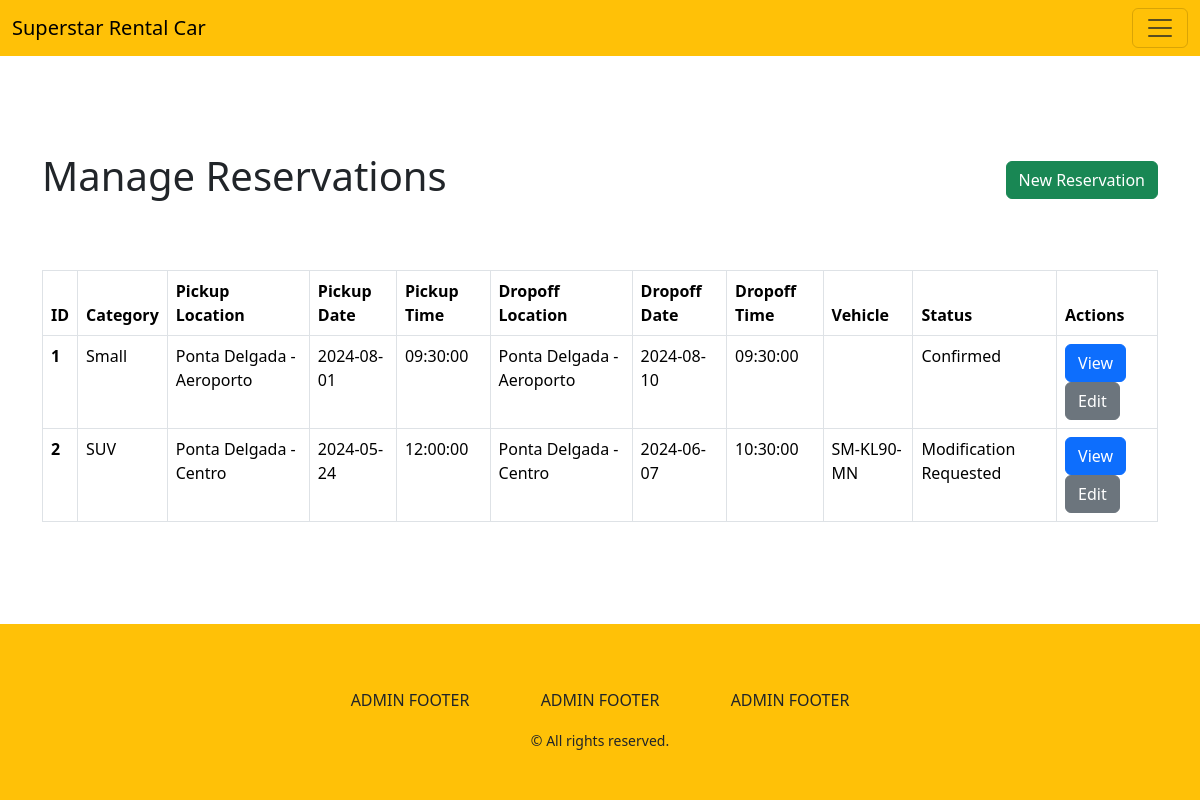
The app's page /project/src/html/admin/reservations.php (signed in), older data.
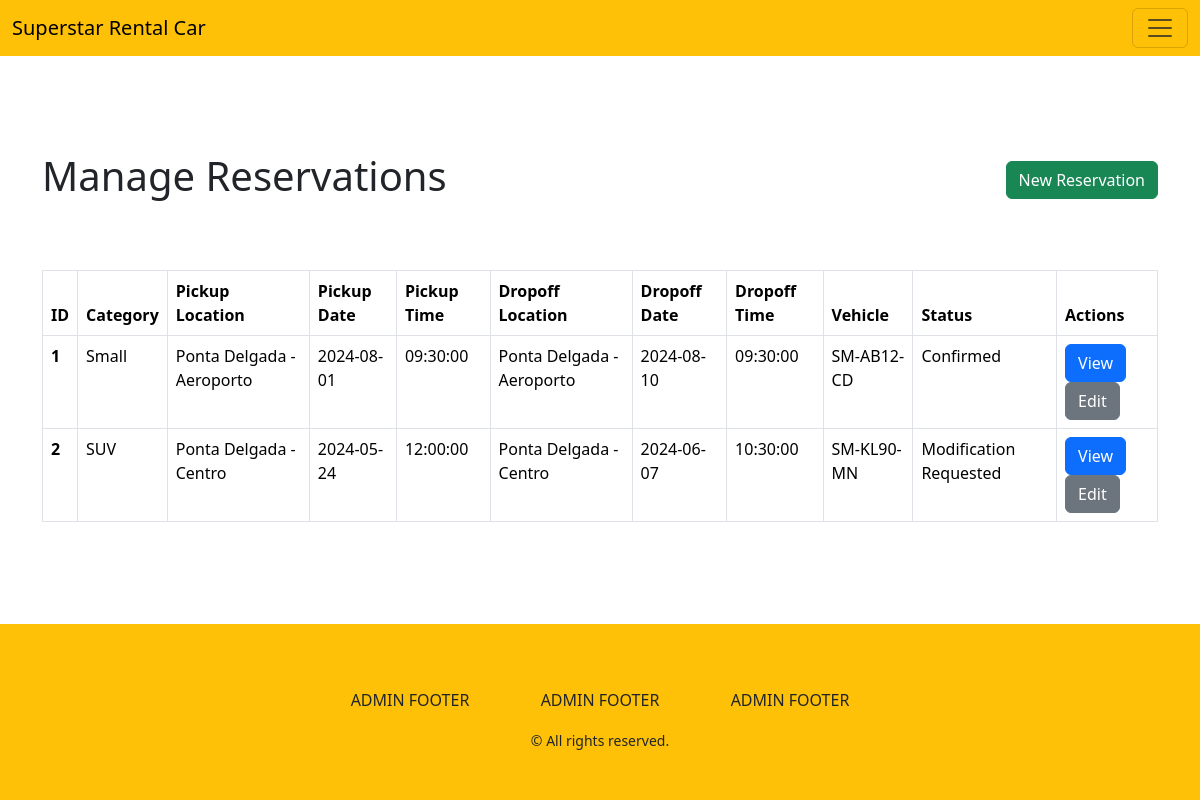
The same page, newer data.
### tables this page shows
CREATE TABLE IF NOT EXISTS revision (
    id INT UNSIGNED NOT NULL AUTO_INCREMENT,
    category_id INT UNSIGNED NOT NULL,
    customer_id INT UNSIGNED NOT NULL,
    status_id INT UNSIGNED NOT NULL,
    pickupLocation_id INT UNSIGNED NOT NULL,
    dropoffLocation_id INT UNSIGNED NOT NULL,
    pickupDate DATE NOT NULL,
    dropoffDate DATE NOT NULL,
    pickupTime TIME NOT NULL,
    dropoffTime TIME NOT NULL,
    totalPrice DECIMAL(6,2) NOT NULL,
     
    vehicle_id INT UNSIGNED NOT NULL,
    submittedByUser_id INT UNSIGNED,
    submittedTimestamp TIMESTAMP NOT NULL DEFAULT CURRENT_TIMESTAMP,

     
    effectivePickupDate DATE,
    effectivePickupTime TIME,
    effectivePickupLocation_id INT UNSIGNED,
    givenByUser_id INT UNSIGNED,

     
    effectiveDropoffDate DATE,
    effectiveDropoffTime TIME,
    effectiveDropoffLocation_id INT UNSIGNED,
    collectedByUser_id INT UNSIGNED,
    
    billingAddress_id INT UNSIGNED NOT NULL,
    creditCard_id INT UNSIGNED NOT NULL,
    reservation_id INT UNSIGNED NOT NULL,
    PRIMARY KEY (id),
    CONSTRAINT fk_revision_category
        FOREIGN KEY (category_id)
        REFERENCES category(id),
    CONSTRAINT fk_revision_customer
        FOREIGN KEY (customer_id)
        REFERENCES customer(id),
    CONSTRAINT fk_revision_status
        FOREIGN KEY (status_id)
        REFERENCES status(id),
    CONSTRAINT fk_revision_pickupLocation
        FOREIGN KEY (pickupLocation_id)
        REFERENCES location(id),
    CONSTRAINT fk_revision_dropoffLocation
        FOREIGN KEY (dropoffLocation_id)
        REFERENCES location(id),
    CONSTRAINT fk_revision_vehicle
        FOREIGN KEY (vehicle_id)
        REFERENCES vehicle(id),
    CONSTRAINT fk_revision_user
        FOREIGN KEY (submittedByUser_id)
        REFERENCES user(id),
    CONSTRAINT fk_revision_effectivePickupLocation
        FOREIGN KEY (effectivePickupLocation_id)
        REFERENCES location(id),
    CONSTRAINT fk_revision_effectiveDropoffLocation
        FOREIGN KEY (effectiveDropoffLocation_id)
        REFERENCES location(id),
    CONSTRAINT fk_revision_collectedByUser
        FOREIGN KEY (collectedByUser_id)
        REFERENCES user(id),
    CONSTRAINT fk_revision_givenByUser
        FOREIGN KEY (givenByUser_id)
        REFERENCES user(id),
    CONSTRAINT fk_revision_billingAddress
        FOREIGN KEY (billingAddress_id)
        REFERENCES address(id),
    CONSTRAINT fk_revision_creditCard
        FOREIGN KEY (creditCard_id)
        REFERENCES creditCard(id),
    CONSTRAINT fk_revision_reservation
        FOREIGN KEY (reservation_id)
        REFERENCES reservation(id)
);

CREATE TABLE IF NOT EXISTS reservation (
    id INT UNSIGNED NOT NULL AUTO_INCREMENT,
    ownerUser_id INT UNSIGNED,
    PRIMARY KEY (id),
    CONSTRAINT fk_reservation_user
        FOREIGN KEY (ownerUser_id)
        REFERENCES user(id)
);

CREATE TABLE IF NOT EXISTS category (
    id INT UNSIGNED NOT NULL AUTO_INCREMENT PRIMARY KEY,
    name VARCHAR(45) NOT NULL,
    description VARCHAR(90) NOT NULL,
    dailyRate DECIMAL(5,2) NOT NULL,
    isArchived BOOLEAN NOT NULL DEFAULT FALSE
);

CREATE TABLE location (
    id INT UNSIGNED NOT NULL AUTO_INCREMENT,
    name VARCHAR(90) NOT NULL,
    address_id INT UNSIGNED NOT NULL,
    island_id INT UNSIGNED NOT NULL,
    isArchived BOOLEAN NOT NULL DEFAULT FALSE,
    PRIMARY KEY (id),
    CONSTRAINT fk_location_address
        FOREIGN KEY (address_id)
        REFERENCES address(id),
    CONSTRAINT fk_location_island
        FOREIGN KEY (island_id)
        REFERENCES island(id)
);

CREATE TABLE IF NOT EXISTS status (
    id INT UNSIGNED NOT NULL AUTO_INCREMENT,
    statusName VARCHAR(45) NOT NULL,
    PRIMARY KEY (id)
);

CREATE TABLE IF NOT EXISTS vehicle (
    id INT UNSIGNED NOT NULL AUTO_INCREMENT,
    plate VARCHAR(15) NOT NULL,
    category_id INT UNSIGNED,
    rentable BOOLEAN NOT NULL,
    island_id INT UNSIGNED NOT NULL,
    isArchived BOOLEAN NOT NULL DEFAULT FALSE,
    PRIMARY KEY (id),
    CONSTRAINT fk_vehicle_category
        FOREIGN KEY (category_id)
        REFERENCES category(id),
    CONSTRAINT fk_vehicle_island
        FOREIGN KEY (island_id)
        REFERENCES island(id),
    CONSTRAINT UNIQUE (plate)
);

### project/lib/RentACar/MyConnect.php (called while the page is built, shortened)
<?php
class MyConnect
{
    protected $connection;
    private static $instance = null;
    private function __construct()
    {
        $config = parse_ini_file('db.ini');
        $dbh = "mysql:host={$config['DBHOST']};dbname={$config['DBNAME']}";
        try {
            $this->connection = new \PDO($dbh, $config['DBUSER'], $config['DBPASS']);
            $this->connection->setAttribute(\PDO::ATTR_ERRMODE, \PDO::ERRMODE_EXCEPTION);
            $result = $this->connection->query('SELECT 1');
        } catch (\PDOException $e) {
            throw new \PDOException($e->getMessage(), (int)$e->getCode());
        }
    }
    public static function getInstance(): self
    {
        if (self::$instance == null) {
            self::$instance = new MyConnect();
        }
        return self::$instance;
    }
    public function query(string $sql)
    {
        return $this->connection->query($sql);
    }
}

### project/lib/RentACar/DBModel.php (called while the page is built, shortened)
<?php
trait DBModel
{
    protected ?int $id = null;
    public function getId(): int
    {
        return $this->id;
    }
    public static function find(int $id, string $tableName = ''): self
    {
        $connection = MyConnect::getInstance()->getConnection();
        $sql = "SELECT * FROM " . $tableName . " WHERE id = ?";
        $stmt = $connection->prepare($sql);
        $stmt->execute([$id]);
        $result = $stmt->fetchObject(static::class);
        return $result;
    }
    public function loadRelation(string $relationName, string $tableName = ''): self
    {
        if ($tableName === '') {
            $tableName = $relationName;
        }
        $className = 'RentACar\\' . self::snakeToCamel($tableName);
        $this->{$relationName} = $className::find($this->{$relationName . '_id'}, $tableName);
        return $this;
    }
    public static function rawSQL(string $sql): \PDOStatement
    {
        $connection = MyConnect::getInstance();
        return $connection->query($sql);
    }
    public static function snakeToCamel($string, $capitalizeFirstCharacter = true): string
    {
        $str = str_replace(' ', '', ucwords(str_replace('_', ' ', $string)));
        return $str;
    }
}

### project/lib/RentACar/Revision.php (called while the page is built, shortened)
<?php
class Revision {
    protected ?string $pickupDate = null;
    protected ?string $dropoffDate = null;
    protected ?string $pickupTime = null;
    protected ?string $dropoffTime = null;
    protected ?int $vehicle_id = null;
    protected ?Reservation $reservation = null;
    protected ?Category $category = null;
    protected ?Status $status = null;
    protected ?Location $pickupLocation = null;
    protected ?Location $dropoffLocation = null;
    protected ?Vehicle $vehicle = null;
    public function getPickupDate(): string
    {
        return $this->pickupDate;
    }
    public function getDropoffDate(): string
    {
        return $this->dropoffDate;
    }
    public function getPickupTime(): string
    {
        return $this->pickupTime;
    }
    public function getDropoffTime(): string
    {
        return $this->dropoffTime;
    }
    public function getCategory(): Category
    {
        return $this->category;
    }
    public function getStatus(): Status
    {
        return $this->status;
    }
    public function getPickupLocation(): Location
    {
        return $this->pickupLocation;
    }
    public function getDropoffLocation(): Location
    {
        return $this->dropoffLocation;
    }
    public function getVehicle(): ?Vehicle
    {
        return $this->vehicle;
    }
    public function getReservation(): Reservation
    {
        return $this->reservation;
    }
    public function loadStatus(): self
    {
        try {
            $this->loadRelation('status');
        } catch(e) {
        }
        return $this;
    }
    public function loadCategory(): self
    {
        try {
            $this->loadRelation('category');
        } catch(e) {
        }
        return $this;
    }
    public function loadReservation(): self
    {
        try {
            $this->loadRelation('reservation');
        } catch(e) {
        }
        return $this;
    }
    public function loadPickupLocation(): self
    {
        try {
            $this->loadRelation('pickupLocation', 'location');
        } catch(e) {
        }
        return $this;
    }
    public function loadDropoffLocation(): self
    {
        try {
            $this->loadRelation('dropoffLocation', 'location');
        } catch(e) {
        }
        return $this;
    }
    public function loadVehicle(): self
    {
        try {
            if ($this->vehicle_id !== null) {
                $this->loadRelation('vehicle');
            }
        } catch(e) {
        }
        return $this;
    }
    public static function fetchAllLatestRevisions(): array
    {
        try {
            $revisions = [];
            $stmt = Revision::rawSQL("
                SELECT revision.* FROM revision
                LEFT OUTER JOIN (
                    SELECT reservation_id, max(submittedTimestamp) as maxSubmittedTimestamp
                        FROM revision
                        GROUP BY reservation_id
                ) latestRevision
                ON revision.reservation_id = latestRevision.reservation_id
                WHERE revision.submittedTimestamp = latestRevision.maxSubmittedTimestamp;
            ");
            while($row = $stmt->fetchObject(Revision::class)) {
                $revisions[] = $row;
            }
        } catch(e) {
        }
        return $revisions;
    }
}

### project/lib/RentACar/Category.php (called while the page is built, shortened)
<?php
class Category {
    protected ?string $name = null;
    public function getName(): ?string
    {
        return $this->name;
    }
}

### project/lib/RentACar/Location.php (called while the page is built, shortened)
<?php
class Location {
    protected ?string $name = null;
    public function getName()
    {
        return $this->name;
    }
}

### project/lib/RentACar/Status.php (called while the page is built, shortened)
<?php
class Status {
    protected ?string $statusName;
    public function getStatusName(): string
    {
        return $this->statusName;
    }
}

### project/lib/RentACar/Vehicle.php (called while the page is built, shortened)
<?php
class Vehicle {
    protected ?string $plate = null;
    public function getPlate(): string
    {
        return $this->plate;
    }
}

### project/src/html/admin/reservations.php (the view, shortened to what this page needs)
<?php
require_once $_SERVER['DOCUMENT_ROOT'] . '/src/html/components/header.php';
echo getHeader();
?>
<body>
    <?php include $_SERVER['DOCUMENT_ROOT'] . '/src/html/components/navbar.inc.php'; ?>
    <div class="container mt-5">
        <div class="d-flex flex-wrap justify-content-between align-items-center pt-5 mb-4">
            <h1>Manage Reservations</h1>
            <a class="btn btn-success" href="/src/html/admin/reservationNew.php">New Reservation</a>
        </div>
    </div>
    <div class="container">
        <div class="table-responsive">
            <table class="table table-bordered">
                <thead>
                    <tr>
                        <th>ID</th>
                        <th>Category</th>
                        <th>Pickup Location</th>
                        <th>Pickup Date</th>
                        <th>Pickup Time</th>
                        <th>Dropoff Location</th>
                        <th>Dropoff Date</th>
                        <th>Dropoff Time</th>
                        <th>Vehicle</th>
                        <th>Status</th>
                        <th>Actions</th>
                    </tr>
                </thead>
                <tbody>
                    <?php $revisions = Revision::fetchAllLatestRevisions();
                    foreach ($revisions as $revision) {
                        $revision->loadCategory();
                        $revision->loadReservation();
                        $revision->loadVehicle();
                        $revision->loadPickupLocation();
                        $revision->loadDropoffLocation();
                        $reservationId = $revision->getReservation()->getId();
                    ?>
                        <tr>
                            <th><?php echo $reservationId; ?></th>
                            <td><?php echo $revision->getCategory()->getName(); ?></td>
                            <td><?php echo $revision->getPickupLocation()->getName(); ?></td>
                            <td><?php echo $revision->getPickupDate(); ?></td>
                            <td><?php echo $revision->getPickupTime(); ?></td>
                            <td><?php echo $revision->getDropoffLocation()->getName(); ?></td>
                            <td><?php echo $revision->getDropoffDate(); ?></td>
                            <td><?php echo $revision->getDropoffTime(); ?></td>
                            <td><?php echo $revision->getVehicle() === null ? null : $revision->getVehicle()->getPlate() ?></td>
                            <td><?php echo $revision->loadStatus()->getStatus()->getStatusName(); ?></td>
                            <td>
                                <a href="/src/html/admin/reservationView.php?reservationId=<?php echo $reservationId; ?>" class="btn btn-primary">View</a>
                                <a href="/src/html/admin/reservationEdit.php?reservationId=<?php echo $reservationId; ?>" class="btn btn-secondary">Edit</a>
                            </td>
                        </tr>
                    <?php } ?>
                </tbody>
            </table>
        </div>
    </div>
    <?php include '../components/footer.inc.php'; ?>
</body>
</html>

### project/src/html/components/header.php (shortened to what this page needs)
<?php
function getHeader() {
$html = '<!DOCTYPE html>
<html lang="en">
<head>
    <meta charset="UTF-8">
    <meta name="viewport" content="width=device-width, initial-scale=1.0">
    <title>Superstar Rental A Car</title>
    <link rel="stylesheet" href="/src/css/style.css">
    <link rel="shortcut icon" href="/img/car.png" type="image/x-icon">
    <link href="https://cdn.jsdelivr.net/npm/bootstrap@5.3.3/dist/css/bootstrap.min.css" rel="stylesheet"
>
    <script src="https://cdn.jsdelivr.net/npm/bootstrap@5.3.3/dist/js/bootstrap.bundle.min.js"
>
    </script>
</head>';
    return $html;
}

### project/src/html/components/navbar.inc.php (shortened to what this page needs)
<?php $isAdmin = !empty($_SESSION['isAdmin']) && $_SESSION['isAdmin'] === true;
$color = $isAdmin ? 'warning' : 'dark' ?>
<nav class="navbar navbar-<?php echo $color ?> bg-<?php echo $color ?>">
    <div class="container-fluid">
        <a class="navbar-brand" href="/src/html/admin/dashboard.php">Superstar Rental Car</a>
        <button class="navbar-toggler" type="button" data-bs-toggle="offcanvas"
            data-bs-target="#offcanvasDarkNavbar" aria-controls="offcanvasDarkNavbar"
            aria-label="Toggle navigation">
            <span class="navbar-toggler-icon"></span>
        </button>
    </div>
</nav>

### project/src/html/components/footer.inc.php
<?php
if (!empty($_SESSION['isAdmin']) && $_SESSION['isAdmin'] === true) {
    include $_SERVER['DOCUMENT_ROOT'] . '/src/html/components/footer/footerAdmin.inc.php';
} else {
    include $_SERVER['DOCUMENT_ROOT'] . '/src/html/components/footer/footerRegular.inc.php';
}

### project/src/html/components/footer/footerAdmin.inc.php
<footer class="bg-warning py-5 mt-5">
    <div class="container text-darj text-center">
        <p class="display-6 mb-3">
        <div class="row align-items-center justify-content-center">
            <div class="col-md-2">
                ADMIN FOOTER
            </div>
            <div class="col-md-2">
                ADMIN FOOTER
            </div>
            <div class="col-md-2">
                ADMIN FOOTER
            </div>
        </div>
        </p>
        <small class="text-dark-50">© All rights reserved.</small>
    </div>
</footer>

### project/src/css/style.css (style rules this page uses)
body { min-height: 100vh; display: flex; flex-direction: column; justify-content: space-between; }
body > .container { flex-grow: 1; }

Row changes from the older to the newer data that the page shows:
changed revision "Small": vehicle.plate (not shown) → "SM-AB12-CD"
